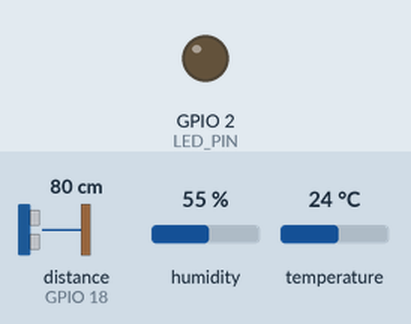
This sketch was run on a simulated ESP32. Shown: output pins drawn as LEDs (lit = HIGH). The inputs (shaded band) are chosen by the test bench; at power-on: distance to the obstacle (sensor on GPIO 18) 80 cm, humidity 55 %, temperature 24 °C. The echo pulse lasts 58.3 µs per cm; WiFi joins after 1.5 s; servers stay silent unless stated; no MQTT or app messages arrive unless stated; pins used as bus, display or sensor lines are not drawn; what the sketch prints to the serial monitor is not drawn.

Above: at 3.2 s.
At 5.06 s:
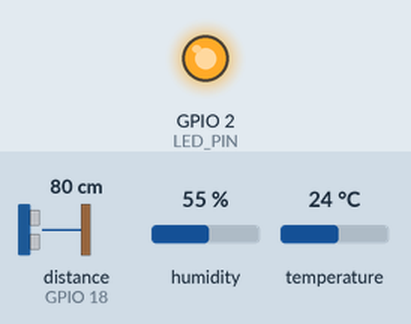
Timing chart, 0 to 8.0 s (numbered marks = the images above):
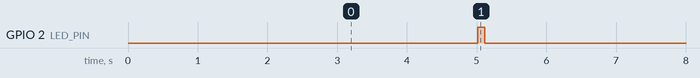

The sketch:

sketch.ino
```cpp
#include <Arduino.h>
#include <WiFi.h>
#include <PubSubClient.h>
#include <DHT.h>

const char* WIFI_SSID = "Wokwi-GUEST";
const char* WIFI_PASSWORD = "";

// Sử dụng Public Broker  (HiveMQ)
const char* MQTT_SERVER = "broker.hivemq.com";
const int MQTT_PORT = 1883;
const char* MQTT_TOPIC = "sensors/esp32_01/telemetry";

#define DHT_PIN    4
#define TRIG_PIN   5
#define ECHO_PIN   18
#define LED_PIN    2

DHT dht(DHT_PIN, DHT22);
WiFiClient espClient;
PubSubClient mqttClient(espClient);

unsigned long lastSendTime = 0;
unsigned long sequenceNo = 0;

void connectWiFi() {
  Serial.print("Connecting WiFi...");
  WiFi.mode(WIFI_STA);
  WiFi.begin(WIFI_SSID, WIFI_PASSWORD);
  while (WiFi.status() != WL_CONNECTED) {
    delay(500);
    Serial.print(".");
  }
  Serial.println("\nWiFi connected. IP: " + WiFi.localIP().toString());
}

void connectMQTT() {
  while (!mqttClient.connected()) {
    Serial.print("Connecting MQTT...");
    String clientId = "ESP32_Thao_" + String((uint32_t)ESP.getEfuseMac(), HEX);
    if (mqttClient.connect(clientId.c_str())) {
      Serial.println(" Connected!");
    } else {
      Serial.print(" Failed, rc=");
      Serial.print(mqttClient.state());
      Serial.println(" Retry in 2s...");
      delay(2000);
    }
  }
}

float readDistanceCm() {
  digitalWrite(TRIG_PIN, LOW);
  delayMicroseconds(2);
  digitalWrite(TRIG_PIN, HIGH);
  delayMicroseconds(10);
  digitalWrite(TRIG_PIN, LOW);
  unsigned long duration = pulseIn(ECHO_PIN, HIGH, 30000);
  if (duration == 0) return -1.0;
  return duration * 0.0343f / 2.0f;
}

void setup() {
  Serial.begin(115200);
  pinMode(TRIG_PIN, OUTPUT);
  pinMode(ECHO_PIN, INPUT);
  pinMode(LED_PIN, OUTPUT);
  dht.begin();

  connectWiFi();
  mqttClient.setServer(MQTT_SERVER, MQTT_PORT);
}

void loop() {
  if (WiFi.status() != WL_CONNECTED) connectWiFi();
  if (!mqttClient.connected()) connectMQTT();
  mqttClient.loop();

  unsigned long now = millis();
  if (now - lastSendTime >= 5000) { // Gửi mỗi 5 giây
    lastSendTime = now;

    float temperature = dht.readTemperature();
    float humidity = dht.readHumidity();
    float distance = readDistanceCm();

    if (isnan(temperature) || isnan(humidity)) {
      Serial.println("Error: DHT read failed!");
      return;
    }

    sequenceNo++;

    char payload[512];
    snprintf(payload, sizeof(payload),
      "{\"device_id\":\"esp32_01\","
      "\"temperature\":%.2f,"
      "\"humidity\":%.2f,"
      "\"distance_cm\":%.2f,"
      "\"rssi\":%d,"
      "\"sequence\":%lu,"
      "\"timestamp\":%lu}",
      temperature, humidity, distance, WiFi.RSSI(), sequenceNo, millis() / 1000
    );

    if (mqttClient.publish(MQTT_TOPIC, payload)) {
      Serial.println("Published: " + String(payload));
      digitalWrite(LED_PIN, HIGH);
      delay(100);
      digitalWrite(LED_PIN, LOW);
    }
  }
}
```

Measured:
- by itself, GPIO 2 (LED_PIN): alternates HIGH for 0.10 s and LOW for 4.9 s
